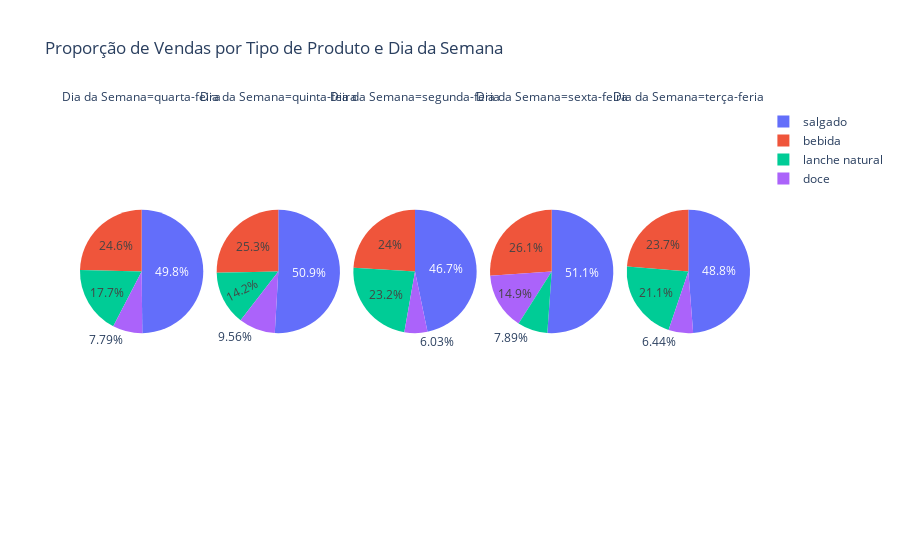

The notebook cell this image was saved under:
### Code cell
##Avaliando a proporção de vendas por tipo de produto em cada dia da semana.

# Agrupar os dados por 'dia da semana' e 'tipos de produtos', somando o total vendido para cada tipo de produto em cada dia
df_pizza_dias = tabela.groupby(["dia da semana", "tipo de produto"])["total vendido"].sum().reset_index()

# Criando gráficos de pizza por dia da semana usando facetas
fig = px.pie(
    df_pizza_dias, 
    values="total vendido", 
    names="tipo de produto", 
    title="Proporção de Vendas por Tipo de Produto e Dia da Semana",
    labels={"tipo de produto": "Tipo de Produto", "total vendido": "Total Vendido", "dia da semana": "Dia da Semana"},
    facet_col="dia da semana"  # Cria um gráfico de pizza para cada dia da semana
)

# Exibir o gráfico
fig.show()

### Figure 1 — Plotly figure (JSON) as saved in the notebook; plotly's stock layout.template omitted (floating-point values rounded to 4 significant figures)
{"data": [{"domain": {"x": [0, 0.184], "y": [0, 1]}, "hovertemplate": "Dia da Semana=quarta-feira<br>Tipo de Produto=%{label}<br>Total Vendido=%{value}<extra></extra>", "labels": ["bebida", "doce", "lanche natural", "salgado"], "legendgroup": "", "name": "", "showlegend": true, "type": "pie", "values": [8944, 2828.0, 6440, 18090.0]}, {"domain": {"x": [0.204, 0.388], "y": [0, 1]}, "hovertemplate": "Dia da Semana=quinta-feira<br>Tipo de Produto=%{label}<br>Total Vendido=%{value}<extra></extra>", "labels": ["bebida", "doce", "lanche natural", "salgado"], "legendgroup": "", "name": "", "showlegend": true, "type": "pie", "values": [9656, 3644, 5402, 19400.0]}, {"domain": {"x": [0.408, 0.592], "y": [0, 1]}, "hovertemplate": "Dia da Semana=segunda-feria<br>Tipo de Produto=%{label}<br>Total Vendido=%{value}<extra></extra>", "labels": ["bebida", "doce", "lanche natural", "salgado"], "legendgroup": "", "name": "", "showlegend": true, "type": "pie", "values": [9066, 2277, 8768, 17649]}, {"domain": {"x": [0.612, 0.796], "y": [0, 1]}, "hovertemplate": "Dia da Semana=sexta-feira<br>Tipo de Produto=%{label}<br>Total Vendido=%{value}<extra></extra>", "labels": ["bebida", "doce", "lanche natural", "salgado"], "legendgroup": "", "name": "", "showlegend": true, "type": "pie", "values": [10110, 5758.0, 3056, 19800.0]}, {"domain": {"x": [0.816, 1], "y": [0, 1]}, "hovertemplate": "Dia da Semana=terça-feria<br>Tipo de Produto=%{label}<br>Total Vendido=%{value}<extra></extra>", "labels": ["bebida", "doce", "lanche natural", "salgado"], "legendgroup": "", "name": "", "showlegend": true, "type": "pie", "values": [8726, 2372.0, 7782, 17967]}], "layout": {"annotations": [{"font": {}, "showarrow": false, "text": "Dia da Semana=quarta-feira", "x": 0.092, "xanchor": "center", "xref": "paper", "y": 1, "yanchor": "bottom", "yref": "paper"}, {"font": {}, "showarrow": false, "text": "Dia da Semana=quinta-feira", "x": 0.296, "xanchor": "center", "xref": "paper", "y": 1, "yanchor": "bottom", "yref": "paper"}, {"font": {}, "showarrow": false, "text": "Dia da Semana=segunda-feria", "x": 0.5, "xanchor": "center", "xref": "paper", "y": 1, "yanchor": "bottom", "yref": "paper"}, {"font": {}, "showarrow": false, "text": "Dia da Semana=sexta-feira", "x": 0.704, "xanchor": "center", "xref": "paper", "y": 1, "yanchor": "bottom", "yref": "paper"}, {"font": {}, "showarrow": false, "text": "Dia da Semana=terça-feria", "x": 0.908, "xanchor": "center", "xref": "paper", "y": 1, "yanchor": "bottom", "yref": "paper"}], "legend": {"tracegroupgap": 0}, "title": {"text": "Proporção de Vendas por Tipo de Produto e Dia da Semana"}}}
